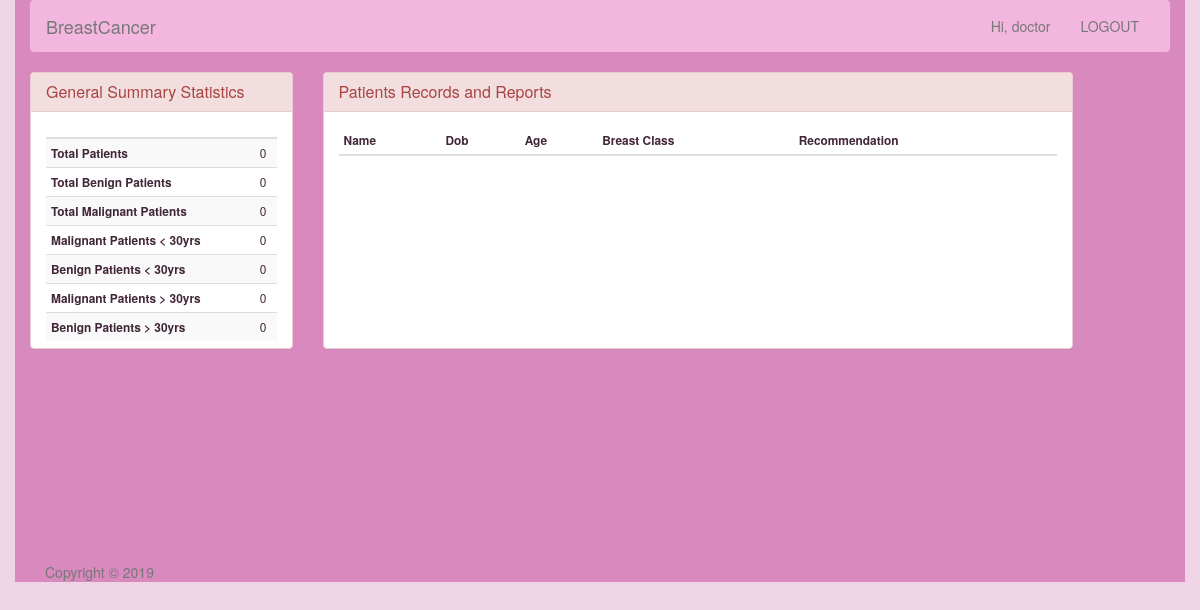
The page /dashboard (signed in) on the database as committed earlier.
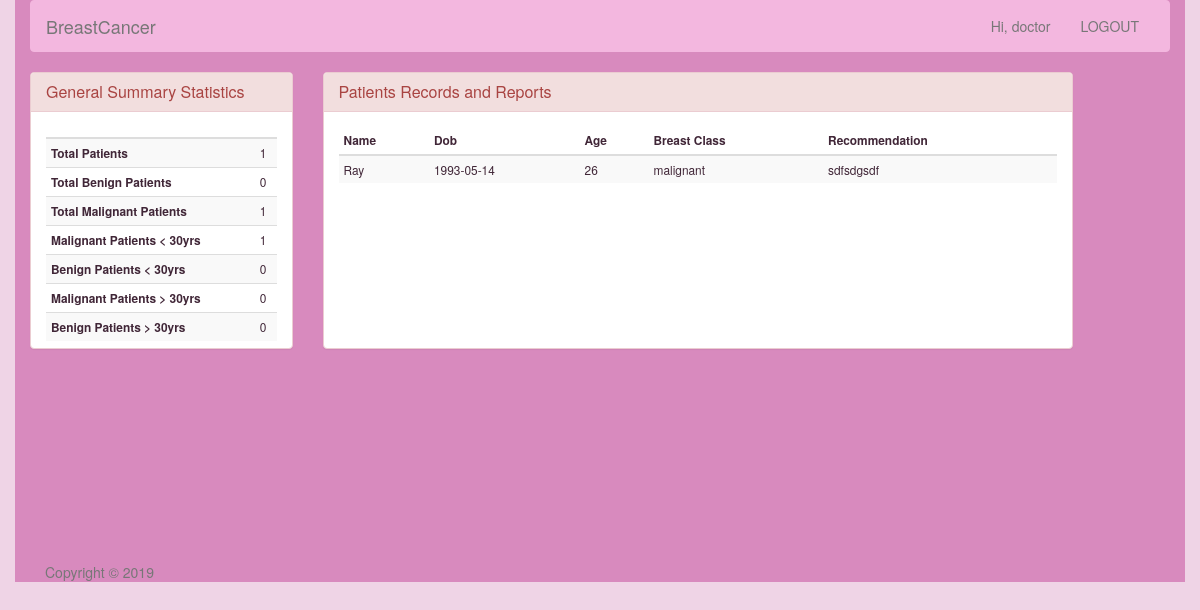
The same page on the database as committed later.
### run.py (models this page shows, shortened)
class User(db.Model):
    __tablename__ = "users"
    id = db.Column('user_id',db.Integer , primary_key=True)
    age = db.Column('age',db.Integer)
    name = db.Column('name', db.String(20), index=True)
    password = db.Column('password' , db.String(10))
    dob = db.Column('dob' , db.String(10))
    email = db.Column('email',db.String(50),unique=True , index=True)
    role = db.Column('role',db.String(50), default='patient')
    status = db.Column('status',db.String(50), default='')
    prognosis = db.Column('prognosis',db.String(50), default='')
    date_joined = db.Column('date_joined' , db.DateTime)

### run.py (the view)
@app.route('/dashboard')
@login_required
def dashboard():
	patients = db.session.query(User).filter_by(role='patient').all()
	info = {
	        'total_patients': db.session.query(User).filter_by(role='patient').count(),
	        'total_benign': db.session.query(User).filter_by(role='patient', status='benign').count(),
	        'total_malignant': db.session.query(User).filter_by(role='patient', status='malignant').count(),
	        'malignant_under_30': db.session.query(User).filter_by(role='patient', status='malignant').filter(User.age<30).count(),
	        'benign_under_30': db.session.query(User).filter_by(role='patient', status='benign').filter(User.age<30).count(),
	        'malignant_over_30': db.session.query(User).filter_by(role='patient', status='malignant').filter(User.age>30).count(),
	        'benign_over_30': db.session.query(User).filter_by(role='patient', status='benign').filter(User.age>30).count(),
	}
	return render_template('dashboard.html', info=info, patients=patients)

### run.py (called while the page is built)
@login_manager.user_loader
def load_user(id):
    return User.query.get(int(id))

@app.before_request
def before_request():
    g.user = current_user

### templates/dashboard.html (shortened to what this page needs)
{% extends '_base.html' %}
{% block navform %}
<ul class="nav navbar-nav">
    <li><a href="#">Hi, {{ current_user.name }}</a></li>
    <li style="text-transform: uppercase;"><a href="{{ url_for('logout') }}">Logout</a></li>
</ul>
{% endblock navform %}
{% block content %}
{% if current_user.role != 'doctor' %}
<div class="row">
    <div class="col-lg-8">
        <div class="jumbotron jumbotron-fluid" style="height: 277px;background-image: url('../static/img/happy-girl.jpeg'); background-position: center;">
            <h3 class="display-3" style="color: seashell;">Upload image for screening</h3>
            <form action="{{ url_for('predict') }}" method="POST" class="form-inline" enctype="multipart/form-data">
                <div class="form-group">
                    <input type="file" id="" required="required" name="file">
                </div>
                <button type="submit" class="btn btn-danger">send image </button>
            </form>
        </div>
    </div>
    <div class="col-lg-4">
        <div class="panel panel-danger" style="height: 277px;">
            <div class="panel-heading">
                <h3 class="panel-title">Medical Record: {{ current_user.name | capitalize }}</h3>
            </div>
            <div class="panel-body">
                <table class="table table-condensed table-responsive table-striped small">
                    <thead>
                        <tr>
                            <th>Description</th>
                            <th>Qty</th>
                        </tr>
                    </thead>
                    <tbody>
                        <tr>
                            <td>Name</td>
                            <td>{{ current_user.name }}</td>
                        </tr>
                        <tr>
                            <td>Email</td>
                            <td>{{ current_user.email }}</td>
                        </tr>
                        <tr>
                            <td>Dob</td>
                            <td>{{ current_user.dob }}</td>
                        </tr>
                        <tr>
                            <td>Age</td>
                            <td>{{ current_user.age }}</td>
                        </tr>
                        <tr>
                            <td>Prognosis</td>
                            <td><b>{{ current_user.prognosis }}</b></td>
                        </tr>
                    </tbody>
                </table>
            </div>
        </div>
    </div>
</div>
{% else %}
<div class="row">
    <div class="col-lg-3">
           <div class="panel panel-danger" style="height: 277px;">
            <div class="panel-heading">
                <h3 class="panel-title">General Summary Statistics </h3>
            </div>
            <div class="panel-body">
                <table class="table table-condensed table-responsive table-striped small">
                    <thead>
                        <tr>
                            <th></th>
                            <th></th>
                        </tr>
                    </thead>
                    <tbody>
                        <tr>
                            <td><b>Total Patients</b></td>
                            <td>{{ info['total_patients'] }}</td>
                        </tr>
                        <tr>
                            <td><b>Total Benign Patients</b></td>
                            <td>{{ info['total_benign'] }}</td>
                        </tr>
                        <tr>
                            <td><b>Total Malignant Patients</b></td>
                            <td>{{ info['total_malignant'] }}</td>
                        </tr>
                        <tr>
                            <td><b>Malignant Patients < 30yrs </b></td>
                            <td>{{ info['malignant_under_30'] }}</td>
                        </tr>
                        <tr>
                            <td><b>Benign Patients < 30yrs </b></td>
                            <td>{{ info['benign_under_30'] }}</td>
                        </tr>
                        <tr>
                            <td><b>Malignant Patients > 30yrs </b></td>
                            <td>{{ info['malignant_over_30'] }}</td>
                        </tr>
                        <tr>
                            <td><b>Benign Patients > 30yrs </b></td>
                            <td>{{ info['benign_over_30'] }}</td>
                        </tr>
                    </tbody>
                </table>
            </div>
        </div>
    </div>
    <div class="col-lg-8">
        <div class="panel panel-danger" style="min-height: 277px;">
            <div class="panel-heading">
                <h3 class="panel-title">Patients Records and Reports </h3>
            </div>
            <div class="panel-body">
                <table class="table table-condensed table-responsive table-striped small">
                    <thead>
                        <tr>
                            <th> Name </th>
                            <th> Dob </th>
                            <th> Age </th>
                            <th> Breast Class </th>
                            <th> Recommendation</th>
                        </tr>
                    </thead>
                    <tbody>
                        {% for patient in patients %}
                        <tr>
                            <td>{{ patient.name | capitalize }}</td>
                            <td>{{ patient.dob }}</td>
                            <td>{{ patient.age }}</td>
                            <td>{{ patient.status }}</td>
                            <td>
                                {% if patient.status %}
                                {% if patient.prognosis%}
                                {{ patient.prognosis }}
                            {% endif %}
                            {% endif %}
                        </td>
                        </tr>
                        {% endfor %}
                    </tbody>
                </table>
            </div>
        </div>
    </div>
    <div class="col-lg-1"></div>
</div>
{% endif %}
{% endblock content %}

### templates/_base.html (shortened to what this page needs)
<!DOCTYPE html>
<html lang="en">
<head>
    <link rel="stylesheet" href="{{url_for('static', filename='css/bootstrap.min.css')}}">
</head>
<body>
    <div class="container content">
        <nav class="navbar navbar-default" role="navigation">
            <div class="container-fluid">
                <div class="navbar-header">
                    <a class="navbar-brand" href="">BreastCancer</a>
                </div>
                <div class="collapse navbar-collapse navbar-ex1-collapse">
                    <ul class="nav navbar-nav navbar-right">
                        {% block navform %}
                        {% endblock navform %}
                    </ul>
                </div>
            </div>
        </nav>
        {% block content %}
        {% endblock content %}
        <footer class="footer">
            <div class="container">
                <span class="text-muted">Copyright &copy; 2019</span>
            </div>
        </footer>
    </div>
</body>
</html>

### templates/_base.html (style rules this page uses)
body { background: #efd4e6; color: #402637; }
.content { background: #d88abe !important; }
.navbar-default { background-color: #f3b7df; border-color: #f3b7df; }
.row { height: 490px; }

Rows that differ between the two databases and show on the page:
added User: name "Ray", dob "1993-05-14", age "26", status "malignant", prognosis "sdfsdgsdf"
Other text that changed with them:
{{ info['total_patients'] }}: "0" → "1"
{{ info['total_malignant'] }}: "0" → "1"
{{ info['malignant_under_30'] }}: "0" → "1"
